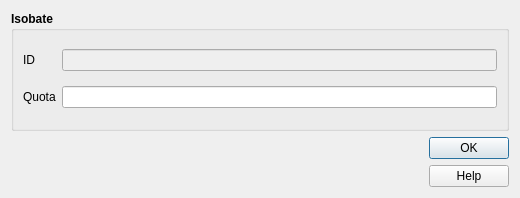
<?xml version="1.0" encoding="UTF-8"?>
<ui version="4.0">
    <class>isosub</class>
    <widget class="QDialog" name="isosub">
        <property name="geometry">
            <rect>
                <x>0</x>
                <y>0</y>
                <width>520</width>
                <height>198</height>
            </rect>
        </property>
        <property name="sizePolicy">
            <sizepolicy hsizetype="Fixed" vsizetype="Fixed">
                <horstretch>0</horstretch>
                <verstretch>0</verstretch>
            </sizepolicy>
        </property>
        <property name="minimumSize">
            <size>
                <width>520</width>
                <height>190</height>
            </size>
        </property>
        <property name="maximumSize">
            <size>
                <width>1500</width>
                <height>1500</height>
            </size>
        </property>
        <property name="windowTitle">
            <string>Isobate</string>
        </property>
        <property name="modal">
            <bool>true</bool>
        </property>
        <layout class="QVBoxLayout" name="verticalLayout_2">
            <item>
                <widget class="QGroupBox" name="groupBox_2">
                    <property name="sizePolicy">
                        <sizepolicy hsizetype="Expanding" vsizetype="Expanding">
                            <horstretch>0</horstretch>
                            <verstretch>0</verstretch>
                        </sizepolicy>
                    </property>
                    <property name="minimumSize">
                        <size>
                            <width>0</width>
                            <height>0</height>
                        </size>
                    </property>
                    <property name="font">
                        <font>
                            <weight>75</weight>
                            <bold>true</bold>
                        </font>
                    </property>
                    <property name="title">
                        <string>Isobate</string>
                    </property>
                    <layout class="QGridLayout" name="gridLayout">
                        <item row="1" column="1">
                            <widget class="QLineEdit" name="Quota">
                                <property name="toolTip">
                                    <string/>
                                </property>
                            </widget>
                        </item>
                        <item row="1" column="0">
                            <widget class="QLabel" name="label">
                                <property name="font">
                                    <font>
                                        <weight>50</weight>
                                        <bold>false</bold>
                                    </font>
                                </property>
                                <property name="text">
                                    <string>Quota</string>
                                </property>
                            </widget>
                        </item>
                        <item row="0" column="1">
                            <widget class="QLineEdit" name="pkuid">
                                <property name="enabled">
                                    <bool>false</bool>
                                </property>
                                <property name="palette">
                                    <palette>
                                        <active>
                                            <colorrole role="Text">
                                                <brush brushstyle="SolidPattern">
                                                    <color alpha="255">
                                                        <red>113</red>
                                                        <green>113</green>
                                                        <blue>113</blue>
                                                    </color>
                                                </brush>
                                            </colorrole>
                                            <colorrole role="PlaceholderText">
                                                <brush brushstyle="NoBrush">
                                                    <color alpha="128">
                                                        <red>113</red>
                                                        <green>113</green>
                                                        <blue>113</blue>
                                                    </color>
                                                </brush>
                                            </colorrole>
                                        </active>
                                        <inactive>
                                            <colorrole role="Text">
                                                <brush brushstyle="SolidPattern">
                                                    <color alpha="255">
                                                        <red>113</red>
                                                        <green>113</green>
                                                        <blue>113</blue>
                                                    </color>
                                                </brush>
                                            </colorrole>
                                            <colorrole role="PlaceholderText">
                                                <brush brushstyle="NoBrush">
                                                    <color alpha="128">
                                                        <red>113</red>
                                                        <green>113</green>
                                                        <blue>113</blue>
                                                    </color>
                                                </brush>
                                            </colorrole>
                                        </inactive>
                                        <disabled>
                                            <colorrole role="Text">
                                                <brush brushstyle="SolidPattern">
                                                    <color alpha="255">
                                                        <red>120</red>
                                                        <green>120</green>
                                                        <blue>120</blue>
                                                    </color>
                                                </brush>
                                            </colorrole>
                                            <colorrole role="PlaceholderText">
                                                <brush brushstyle="NoBrush">
                                                    <color alpha="128">
                                                        <red>113</red>
                                                        <green>113</green>
                                                        <blue>113</blue>
                                                    </color>
                                                </brush>
                                            </colorrole>
                                        </disabled>
                                    </palette>
                                </property>
                                <property name="toolTip">
                                    <string/>
                                </property>
                            </widget>
                        </item>
                        <item row="0" column="0">
                            <widget class="QLabel" name="label_3">
                                <property name="font">
                                    <font>
                                        <weight>50</weight>
                                        <bold>false</bold>
                                    </font>
                                </property>
                                <property name="text">
                                    <string>ID</string>
                                </property>
                            </widget>
                        </item>
                    </layout>
                </widget>
            </item>
            <item>
                <layout class="QHBoxLayout" name="horizontalLayout">
                    <item>
                        <widget class="QLabel" name="label_logo_cnr">
                            <property name="maximumSize">
                                <size>
                                    <width>81</width>
                                    <height>60</height>
                                </size>
                            </property>
                            <property name="text">
                                <string/>
                            </property>
                            <property name="pixmap">
                                <pixmap>../loghi/Logo CNR-2010-Quadrato-ITA-high.png</pixmap>
                            </property>
                            <property name="scaledContents">
                                <bool>true</bool>
                            </property>
                        </widget>
                    </item>
                    <item>
                        <widget class="QLabel" name="label_logo_igag">
                            <property name="maximumSize">
                                <size>
                                    <width>70</width>
                                    <height>60</height>
                                </size>
                            </property>
                            <property name="text">
                                <string/>
                            </property>
                            <property name="pixmap">
                                <pixmap>../loghi/IGAG-CMYK.png</pixmap>
                            </property>
                            <property name="scaledContents">
                                <bool>true</bool>
                            </property>
                        </widget>
                    </item>
                    <item>
                        <spacer name="horizontalSpacer">
                            <property name="orientation">
                                <enum>Qt::Horizontal</enum>
                            </property>
                            <property name="sizeHint" stdset="0">
                                <size>
                                    <width>40</width>
                                    <height>20</height>
                                </size>
                            </property>
                        </spacer>
                    </item>
                    <item>
                        <layout class="QVBoxLayout" name="verticalLayout">
                            <item>
                                <widget class="QDialogButtonBox" name="buttonBox">
                                    <property name="sizePolicy">
                                        <sizepolicy hsizetype="Fixed" vsizetype="Fixed">
                                            <horstretch>0</horstretch>
                                            <verstretch>0</verstretch>
                                        </sizepolicy>
                                    </property>
                                    <property name="minimumSize">
                                        <size>
                                            <width>0</width>
                                            <height>0</height>
                                        </size>
                                    </property>
                                    <property name="cursor">
                                        <cursorShape>PointingHandCursor</cursorShape>
                                    </property>
                                    <property name="orientation">
                                        <enum>Qt::Vertical</enum>
                                    </property>
                                    <property name="standardButtons">
                                        <set>QDialogButtonBox::Ok</set>
                                    </property>
                                    <property name="centerButtons">
                                        <bool>true</bool>
                                    </property>
                                </widget>
                            </item>
                            <item>
                                <widget class="QPushButton" name="help_button">
                                    <property name="cursor">
                                        <cursorShape>PointingHandCursor</cursorShape>
                                    </property>
                                    <property name="text">
                                        <string>Help</string>
                                    </property>
                                </widget>
                            </item>
                        </layout>
                    </item>
                </layout>
            </item>
        </layout>
    </widget>
    <resources/>
    <connections/>
</ui>
